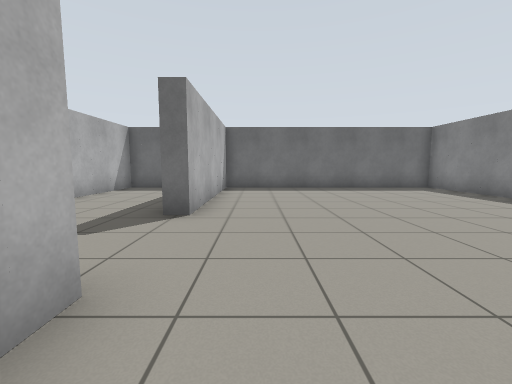
View 1 (above)

21 first-person views from a walk through a robot-simulator world made for Gazebo. The camera is 0.94 m above the floor, tilts 6° down and sees 90° across. The floor is counted in squares, 1 m on a side. Each view is taken from the middle of a square. On the plan, view 1 faces up. The plan holds only what a view shows up to about 10 squares ahead; the rest is blank.

View 2
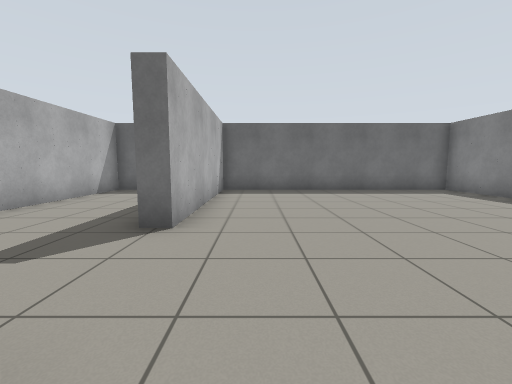

View 3
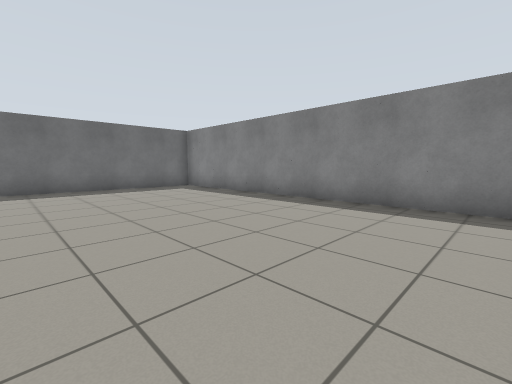

View 4
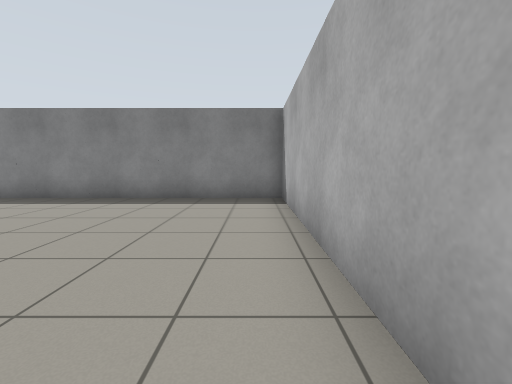

View 5
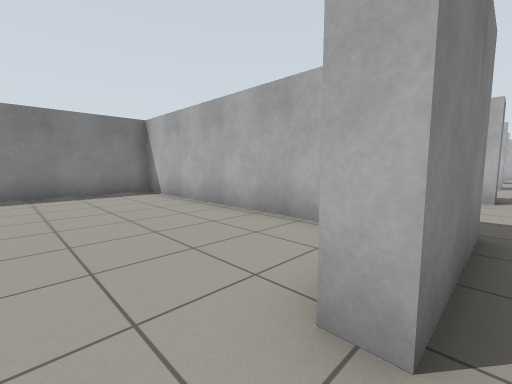

View 6
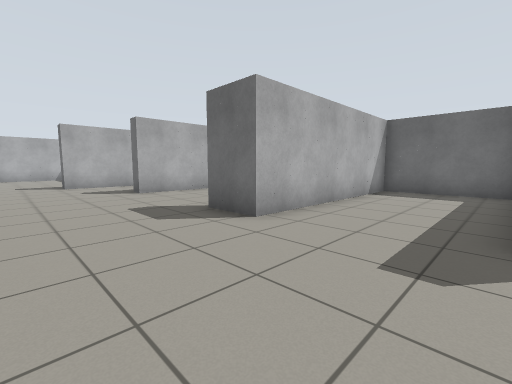

View 7
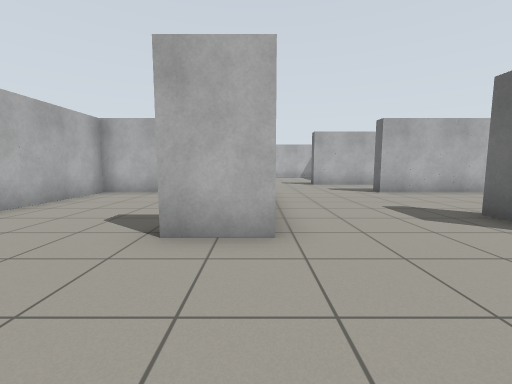

View 8
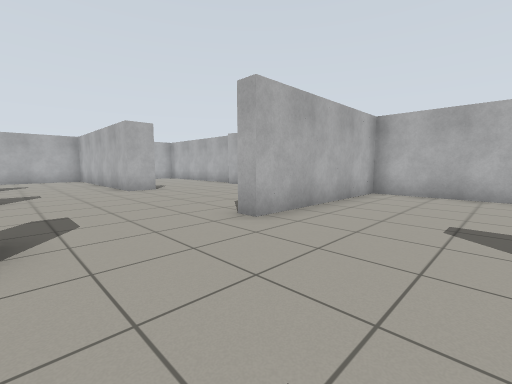

View 9
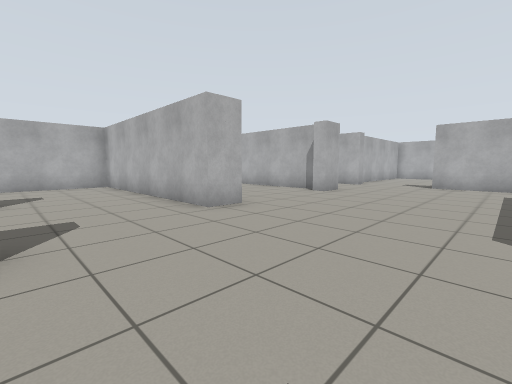

View 10
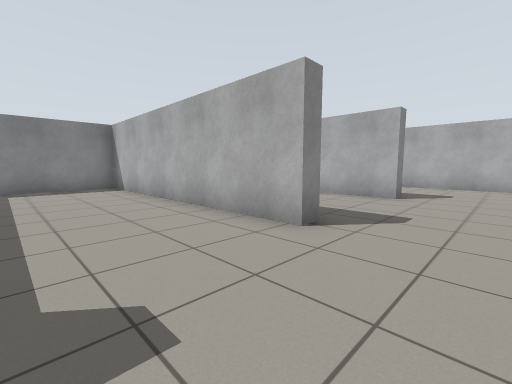

View 11
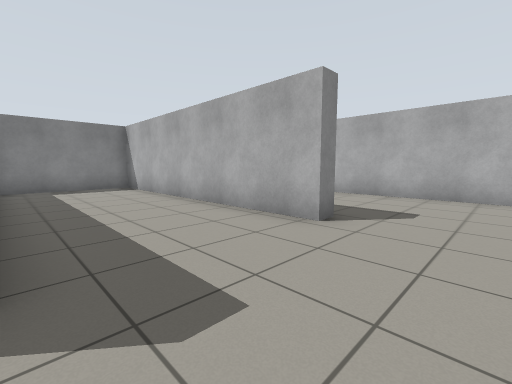

View 12
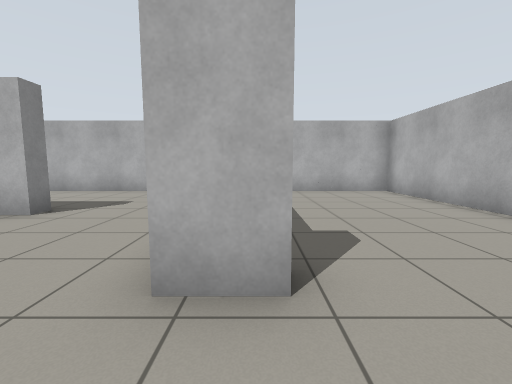

View 13
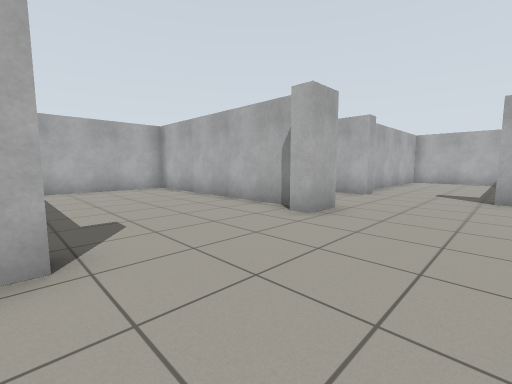

View 14
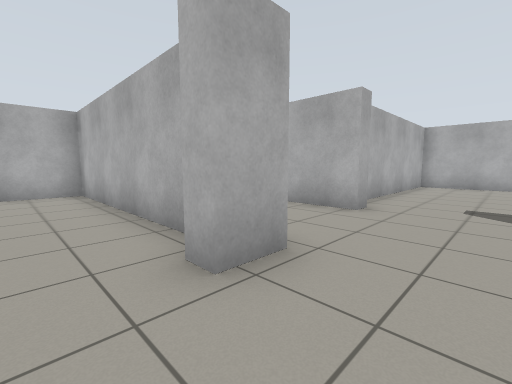

View 15
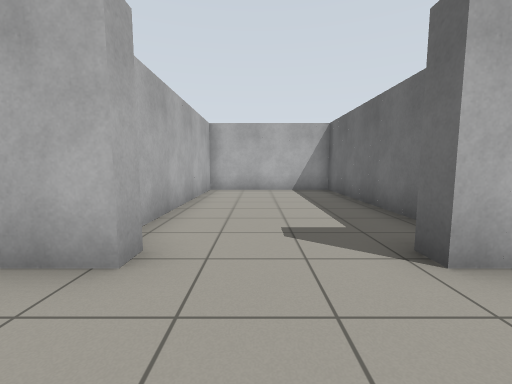

View 16
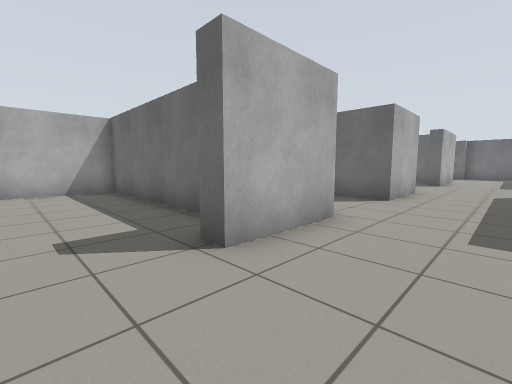

View 17
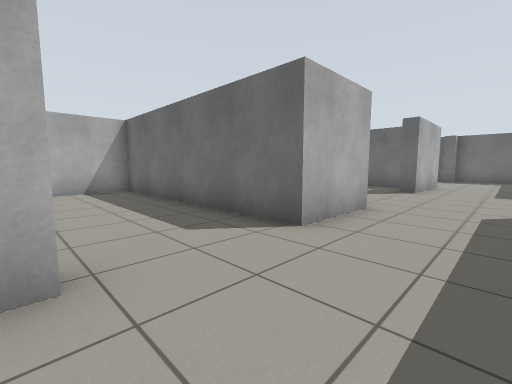

View 18
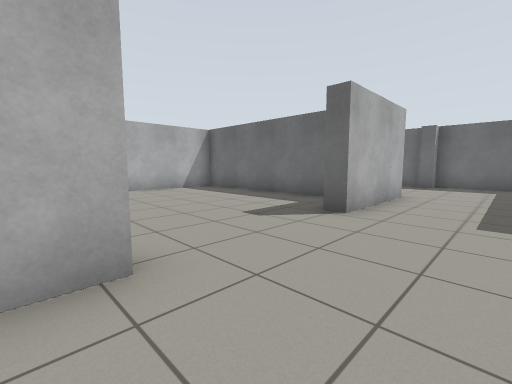

View 19
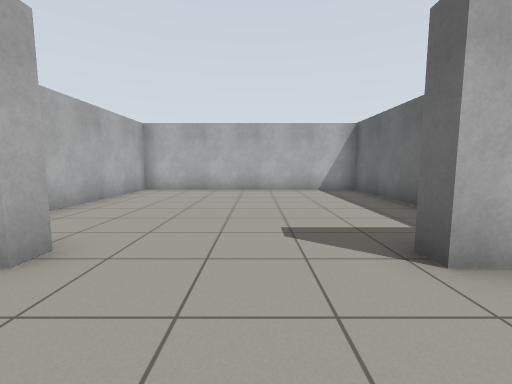

View 20
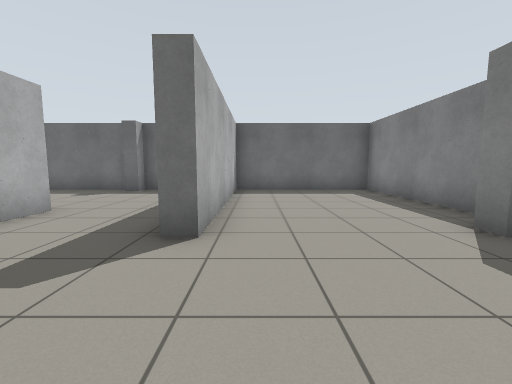

View 21
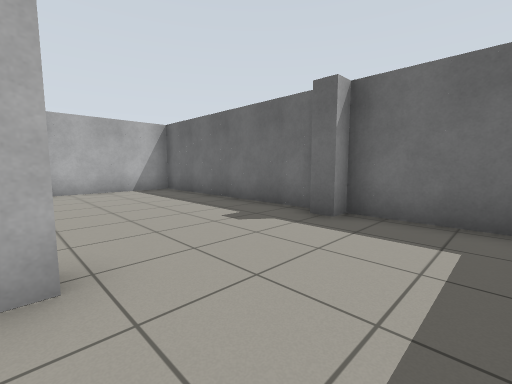

### Floor plan
Points are (right, up) in squares from view 1. A wall is a line through its corners. A room is listed if a view was taken in it or the views show most of it. See-through windows are left out.
Room 1 (views 1, 2, 3, 4)
walls: (-1.2, 1.7) (-1.2, 1.1); (0.1, -0.8) (7.3, -0.8) (7.3, 10.8) (-1.2, 10.8) (-1.2, 4.8)
ways out: opening at (-0.7, 3) to room 2
Room 2 (views 5, 6, 7, 8, 9, 10, 11, 12, 13, 14, 15, 16, 17, 18, 19, 20)
walls: (-10.8, -1.9) (-10.8, -5.2) (-5.2, -5.2) (-5.2, -5.8); (-1.8, -6.2) (-1.8, -5.2); (-5.2, 0.4) (-5.2, -1.2); (-1.8, -1.4) (-1.8, 1.7) (-1.2, 1.7); (-6.4, -11.7) (-5.2, -11.7) (-5.2, -18.1); (-14.2, -6.6) (-14.2, -9.2) (-14.8, -9.2); (-1.8, -10.9) (-1.8, -10.3) (7.3, -10.3) (7.3, -6.9); (-11.4, -11.7) (-10.3, -11.7) (-10.3, -12.2); (-10.8, -12.6) (-10.8, -19.2) (-6.9, -19.2); (-14.8, -1.2) (-14.2, -1.2) (-14.2, -3.7) (-21.7, -3.7) (-21.7, -6); (-16.2, -8.2) (-21.7, -8.2) (-21.7, -12.7) (-15.8, -12.7); (-14.9, -12.2) (-14.2, -12.2); (-5.7, 5.9) (-5.7, 10.8) (-10.8, 10.8) (-10.8, 4.3) (-11.2, 4.3); (-1.2, 4.8) (-1.8, 4.8); (-1.8, -15.4) (-1.8, -14.8) (6.6, -14.8); (-14.2, 4.5) (-14.2, 2.8) (-14.8, 2.8); (-15.9, 4.8) (-21.7, 4.8) (-21.7, -3.2) (-17.1, -3.2); (-4.1, -19.2) (1.5, -19.2); (-1.9, 10.8) (-5.2, 10.8) (-5.2, 4.3) (-6.7, 4.3) (-6.7, 4.8); (7.3, -14.1) (7.3, -10.9)
ways out: opening at (-0.7, 3) to room 1; opening at (-12.5, 5.5) to room 3; opening at (-12.5, -13.5)
Room 3 (view 21)
walls: (-14.2, 6.4) (-14.2, 4.5); (-14.9, 10.8) (-21.7, 10.8) (-21.7, 7); (-11.9, 10.8) (-14.2, 10.8) (-14.2, 10.3) (-14.8, 10.3)
ways out: opening at (-12.5, 5.5) to room 2

Positions as (right, up) in squares from view 1, and headings:
1: (0, 0), facing up
2: (0, 1), facing up
3: (1, 0), facing up-right
4: (0, 0), facing right
5: (-2, 3), facing down-right
6: (-2, 1), facing up-left
7: (-2, 0), facing left
8: (-2, -2), facing down-left
9: (-2, -7), facing down-left
10: (-4, -7), facing down-right
11: (-4, -11), facing down-right
12: (-6, -10), facing down
13: (-6, -9), facing down-left
14: (-9, -10), facing down-left
15: (-12, -11), facing left
16: (-12, -11), facing up-left
17: (-12, -7), facing up-left
18: (-12, -2), facing up-left
19: (-12, 1), facing left
20: (-10, 1), facing up
21: (-12, 6), facing up-left
